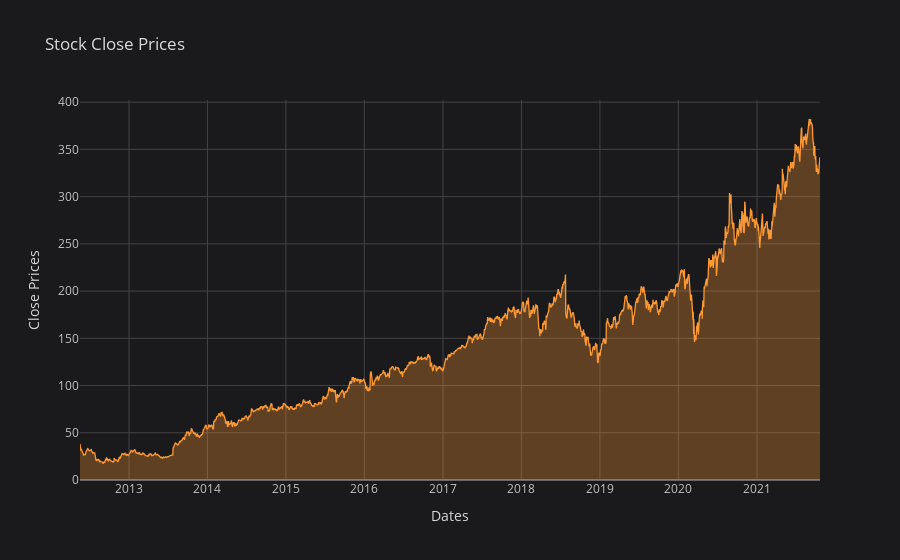

This figure's notebook cell:
### Markdown cell above
## Data Visualization

### Code cell
fb_close.iplot(title='Stock Close Prices', fill = True, xTitle='Dates',yTitle='Close Prices', theme='space')

### Figure 1 — Plotly figure (JSON) as saved in the notebook; plotly's stock layout.template omitted (floating-point values rounded to 4 significant figures; data arrays with more than 128 entries replaced by an {"elided": "..."} marker saying what was removed)
{"data": [{"fill": "tozeroy", "fillcolor": "rgba(255, 153, 51, 0.3)", "line": {"color": "rgba(255, 153, 51, 1.0)", "dash": "solid", "shape": "linear", "width": 1.3}, "mode": "lines", "name": "Close", "text": "", "type": "scatter", "x": {"elided": "2373 str values"}, "y": {"elided": "2373 float values"}}], "layout": {"legend": {"bgcolor": "#1A1A1C", "font": {"color": "#D9D9D9"}}, "paper_bgcolor": "#1A1A1C", "plot_bgcolor": "#1A1A1C", "title": {"font": {"color": "#D9D9D9"}, "text": "Stock Close Prices"}, "xaxis": {"gridcolor": "#434343", "showgrid": true, "tickfont": {"color": "#C2C2C2"}, "title": {"font": {"color": "#D9D9D9"}, "text": "Dates"}, "zerolinecolor": "#666570"}, "yaxis": {"gridcolor": "#434343", "showgrid": true, "tickfont": {"color": "#C2C2C2"}, "title": {"font": {"color": "#D9D9D9"}, "text": "Close Prices"}, "zerolinecolor": "#666570"}}}
